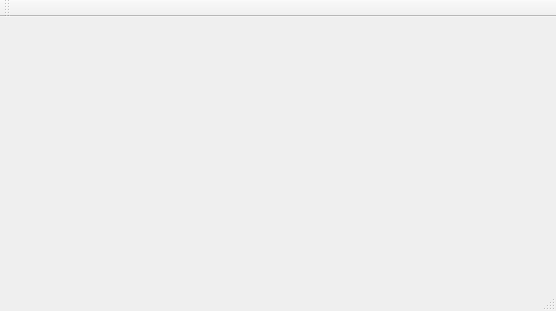
<?xml version="1.0" encoding="UTF-8"?>
<ui version="4.0">
 <class>MainWindow</class>
 <widget class="QMainWindow" name="MainWindow">
  <property name="geometry">
   <rect>
    <x>0</x>
    <y>0</y>
    <width>556</width>
    <height>311</height>
   </rect>
  </property>
  <property name="windowTitle">
   <string>MainWindow</string>
  </property>
  <widget class="QWidget" name="centralWidget"/>
  <widget class="QMenuBar" name="menuBar">
   <property name="geometry">
    <rect>
     <x>0</x>
     <y>0</y>
     <width>556</width>
     <height>22</height>
    </rect>
   </property>
  </widget>
  <widget class="QToolBar" name="mainToolBar">
   <attribute name="toolBarArea">
    <enum>TopToolBarArea</enum>
   </attribute>
   <attribute name="toolBarBreak">
    <bool>false</bool>
   </attribute>
  </widget>
  <widget class="QStatusBar" name="statusBar"/>
 </widget>
 <layoutdefault spacing="6" margin="11"/>
 <resources/>
 <connections/>
</ui>
